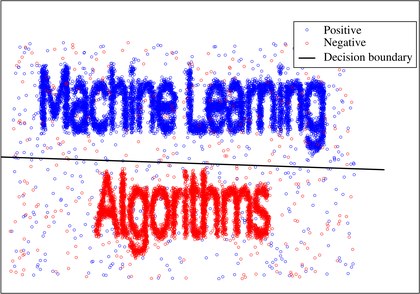
%> input picture src/sign.png, 420 x 294 px, shrunk from 7529 x 5275 before the run
$ octave --eval "result = stroke('sign.png');"   (GNU Octave 9; MATLAB toolbox functions it lacks are replaced by stand-ins)
%> lines starting %> are read from the running program, lines starting %| are printed output that depends on the picture
% Draw the skeleton of an image with some Gaussian noise
function points = stroke(fname)
%> called with fname = 'sign.png'
  a = imread(fname);
%> a is the input picture: size 294x420x3 uint8; mean R, G, B 226.4, 211.4, 235.3
  [m n tmp] = size(a);
%> m = 294; n = 420; tmp = 3
  b = zeros(m, n);
  for ii = 1:m
    for jj = 1:n
      b(ii, jj) = (a(ii, jj, 1) + a(ii, jj, 2) + a(ii, jj, 3))/3;
    end
  end
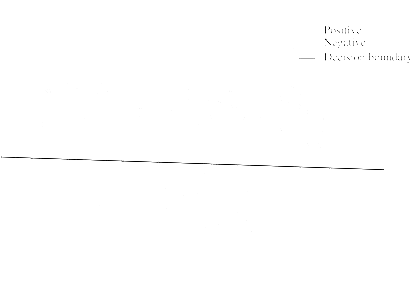
%> b: size 294x420 double; min 0, max 85, mean 84.7; drawn with min black and max white

  ave = mean(mean(b));
%> ave = 84.75
  [x, y] = find(b < ave);
%> x = 697 values from 27 to 232; y = 697 values from 2 to 410
  num_black_cells = length(x);
%> num_black_cells = 697
  % Tweek these values to changes the style.
  sigma = m * .027;
%> sigma = 7.94
  sample_rate = 4;
  num_points = num_black_cells * sample_rate;
%> num_points = 2788
  crop = @(val, bound) int16(max(min(val, bound), 1));

  points = zeros(num_points, 2);
  for nn = 1:num_points
    p = ceil(rand() * num_black_cells);
    p_x = x(p);
    p_y = y(p);
    d_x = p_x + randn() * sigma;
    d_y = p_y + randn() * sigma;
    points(nn, 2) = -d_x;
    points(nn, 1) = d_y;
  end
%> this loop made 2788 passes
%> (p_x, p_y) on passes 1 to 3: (44, 358), (45, 345), (165, 237)
%> after the loop, points = 2788 rows, first 12: [364.1 -34.28; 349 -41.67; 241.3 -169.6; 151.7 -158.2; 283.5 -168.5; 235.2 -162.2; 348.1 -26.17; 167.6 -166.8; 265.4 -171.3; 302.9 -152; 366.8 -168.5; 281.7 -171.2]
%> `result = stroke('sign.png');`: result has the same summary as points in stroke
endfunction
